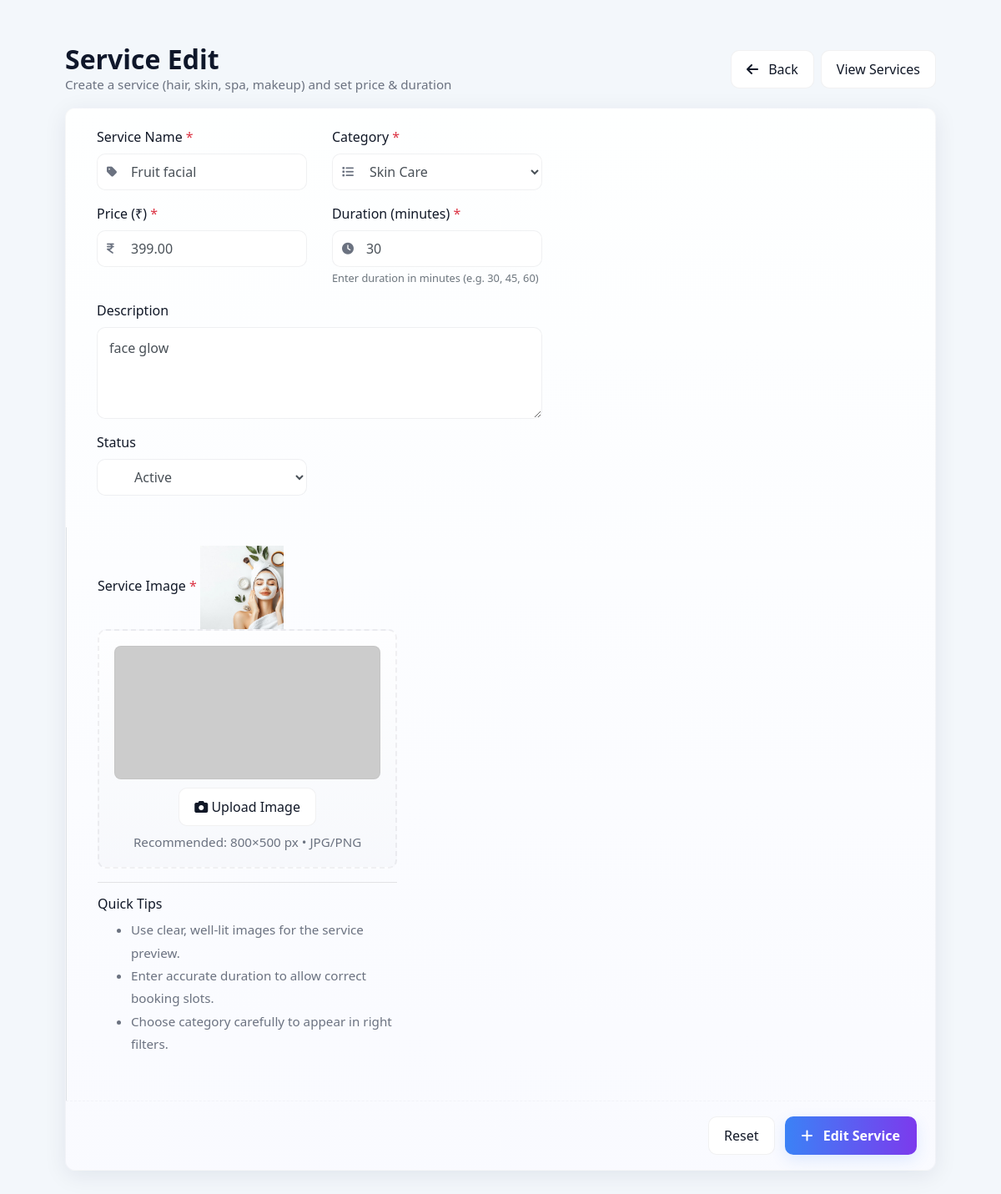
The page /Admin_App/Edit_Services/4 on the database its author committed.
### Admin_App/models.py (models this page shows)
class Servicedb(models.Model):
    Service_Name =models.CharField(max_length=15,blank=True,null=True)
    Category = models.ForeignKey('Categorydb', on_delete=models.SET_NULL, null=True, blank=True)
    Price =models.DecimalField(max_digits=10, decimal_places=2,null=True,blank=True)
    Duration=models.IntegerField(blank=True,null=True)
    Description=models.TextField(null=True, blank=True)
    Status= models.CharField(max_length=10,null=True,blank=True)
    Service_Image=models.ImageField(upload_to="Service", null=True, blank=True)

class Categorydb(models.Model):
    Category_Name= models.CharField(max_length=50,null=True,blank=True)
    Status = models.CharField(max_length=10, choices=STATUS_CHOICES, default='Active')
    Description=models.TextField(blank=True,null=True)
    Category_Image=models.ImageField(upload_to="Category",null=True,blank=True)

### Admin_App/views.py (the view)
# urls.py: path('Edit_Services/<int:service_id>', views.edit_services, name="edit_services"),
def edit_services(request, service_id):
    service = Servicedb.objects.get(id=service_id)
    categories = Categorydb.objects.filter(Status="Active")
    return render(request, "Edit_Services.html", {'Service': service, 'cat': categories})

### Admin_App/templates/Edit_Services.html (shortened to what this page needs)
<!doctype html>
<html lang="en">
<head>
    <link rel="stylesheet" href="https://stackpath.bootstrapcdn.com/bootstrap/4.5.2/css/bootstrap.min.css">
    <link rel="stylesheet" href="https://cdnjs.cloudflare.com/ajax/libs/font-awesome/6.4.0/css/all.min.css">
</head>
<body>
<div class="page-wrapper">
    <div class="page-title">
        <div>
            <h2>Service Edit</h2>
            <div class="small-muted">Create a service (hair, skin, spa, makeup) and set price & duration</div>
        </div>
        <div class="d-flex align-items-center">
            <a href="{% url 'dashboard' %}" class="btn btn-outline mr-2">
                <i class="fa fa-arrow-left mr-2"></i> Back
            </a>
            <a href="{% url 'admin_services' %}" class="btn btn-outline">View Services</a>
        </div>
    </div>
    <div class="card card--glass">
        <form method="post" enctype="multipart/form-data" action="{% url 'update_services' s_id=Service.id %}">
            <div class="col-md-7">
                <div class="form-section">
                    <div class="row">
                        <div class="col-md-6">
                            <label class="font-weight-600">Service Name <span class="text-danger">*</span></label>
                            <div class="form-group">
                                <div class="input-icon">
                                    <i class="fa fa-tag"></i>
                                    <input type="text" id="serviceName" value="{{Service.Service_Name}}" name="service_name" class="form-control"
                                           placeholder="e.g. Classic Haircut" required>
                                </div>
                            </div>
                        </div>
                        <div class="col-md-6">
                            <label class="font-weight-600">Category <span class="text-danger">*</span></label>
                            <div class="form-group">
                                <div class="input-icon">
                                    <i class="fa fa-list"></i>
                                    <select class="form-control" name="Category" id="category">
    {% for i in cat %}
        <option value="{{ i.id }}" {% if i.id == Service.Category.id %}selected{% endif %}>
            {{ i.Category_Name }}
        </option>
    {% endfor %}
</select>
                                </div>
                            </div>
                        </div>
                        <div class="col-md-6">
                            <label class="font-weight-600">Price (₹) <span class="text-danger">*</span></label>
                            <div class="form-group">
                                <div class="input-icon">
                                    <i class="fa fa-indian-rupee-sign"></i>
                                    <input type="number" id="price" name="price" value="{{Service.Price}}" class="form-control"
                                           placeholder="e.g. 499" min="0" required>
                                </div>
                            </div>
                        </div>
                        <div class="col-md-6">
                            <label class="font-weight-600">Duration (minutes) <span class="text-danger">*</span></label>
                            <div class="form-group">
                                <div class="input-icon">
                                    <i class="fa fa-clock"></i>
                                    <input type="number" id="duration" name="duration" value="{{Service.Duration}}" class="form-control"
                                           placeholder="e.g. 60" min="5" required>
                                </div>
                                <small class="text-muted">Enter duration in minutes (e.g. 30, 45, 60)</small>
                            </div>
                        </div>
                        <div class="col-12">
                            <label class="font-weight-600">Description</label>
                            <div class="form-group">
                                <textarea id="description" name="description" class="form-control"
                                          placeholder="Short description about this service...">{{Service.Description}}</textarea>
                            </div>
                        </div>
                        <div class="col-md-6">
                            <label class="font-weight-600">Status</label>
                            <div class="form-group">
                                <select id="status" name="status" value="{{Service.Status}}" class="form-control">
                                    <option value="active" selected>Active</option>
                                </select>
                            </div>
                        </div>
                    </div>
                </div>
            </div>
            <div class="col-md-5 border-left">
                <div class="form-section">
                    <label class="font-weight-600">Service Image <span class="text-danger">*</span></label>
                    <img src="{{Service.Service_Image.url}}" width="100px" height="100px">
                    <div class="upload-area" id="uploader">
                        <div id="preview" class="img-preview"
                             style="background-image: url('https://via.placeholder.com/800x500?text=Service+Preview');"></div>
                        <div class="mb-2">
                            <button type="button" class="btn btn-outline"
                                    onclick="document.getElementById('imageInput').click();">
                                <i class="fa fa-camera"></i> Upload Image
                            </button>
                        </div>
                        <div class="small-muted">Recommended: 800×500 px • JPG/PNG</div>
                    </div>
                    <hr>
                    <div class="mt-3">
                        <h6 class="mb-2">Quick Tips</h6>
                        <ul class="small-muted" style="line-height:1.8;">
                            <li>Use clear, well-lit images for the service preview.</li>
                            <li>Enter accurate duration to allow correct booking slots.</li>
                            <li>Choose category carefully to appear in right filters.</li>
                        </ul>
                    </div>
                    <div style="height:16px;"></div>
                </div>
            </div>
            <div class="col-12 actions">
                <button type="reset" class="btn btn-outline">Reset</button>
                <button type="submit" class="btn btn-primary"><i class="fa fa-plus mr-2"></i> Edit Service</button>
            </div>
        </form>
    </div>
</div>
</body>
</html>

### Admin_App/templates/Edit_Services.html (style rules this page uses)
:root { --primary: #3b82f6; --accent: #7c3aed; --card: #ffffff; --muted: #6b7280; --radius: 12px; }
body { background: #f3f7fb; font-family: "Nunito", "Segoe UI", Roboto, Arial, sans-serif; color: #111827; }
.page-wrapper { padding: 28px; max-width: 1100px; margin: 24px auto; }
.card--glass { border-radius: var(--radius); background: linear-gradient(180deg, rgba(255,255,255,0.92), rgba(250,250,255,0.92)); box-shadow: 0 6px 28px rgba(14,30,60,0.08); border: 1px solid rgba(20,20,40,0.03); }
.page-title { display:flex; align-items:center; justify-content:space-between; margin-bottom:16px; }
.page-title h2 { margin:0; font-weight:700; color:#0f172a; }
.small-muted { color:var(--muted); font-size:0.95rem; }
.form-section { padding:22px; }
.form-group .input-icon { position:relative; }
.form-group .input-icon i { position:absolute; left:12px; top:50%; transform:translateY(-50%); color:var(--muted); font-size:14px; }
.form-group input.form-control, .form-group select.form-control, .form-group textarea.form-control { padding-left:40px; border-radius:10px; height:44px; box-shadow: none; border: 1px solid rgba(20,20,40,0.06); }
.form-group textarea.form-control { height:110px; padding-top:12px; padding-left:14px; }
.upload-area { border: 2px dashed rgba(20,20,40,0.06); border-radius:10px; padding:18px; text-align:center; background: linear-gradient(180deg, rgba(255,255,255,0.6), rgba(245,246,250,0.6)); transition: all .18s ease; }
.img-preview { width:100%; height:160px; background-size:cover; background-position:center; border-radius:8px; margin-bottom:10px; border:1px solid rgba(0,0,0,0.04); }
.actions { display:flex; gap:12px; justify-content:flex-end; padding:18px 22px; border-top:1px dashed rgba(20,20,40,0.03); background:transparent; }
.btn-primary { background: linear-gradient(90deg,var(--primary),var(--accent)); border:0; box-shadow: 0 6px 18px rgba(59,130,246,0.14); border-radius:10px; padding:10px 20px; font-weight:600; }
.btn-outline { background:#fff; border:1px solid rgba(20,20,40,0.06); color:#111827; border-radius:10px; padding:10px 18px; }

### rows shown on the page
Servicedb: service_name "Fruit facial", Category "Skin Care", price "399.00", duration "30", description "face glow", status "Active", Service_Image (picture)
